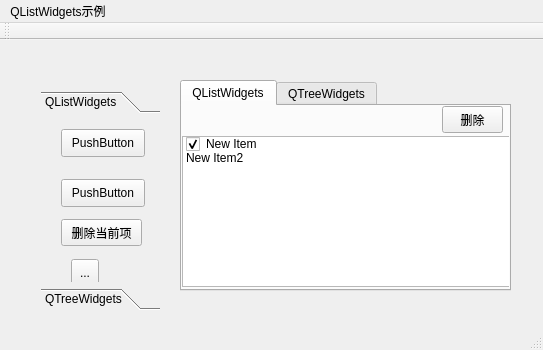
<?xml version="1.0" encoding="UTF-8"?>
<ui version="4.0">
 <class>MainWindow</class>
 <widget class="QMainWindow" name="MainWindow">
  <property name="geometry">
   <rect>
    <x>0</x>
    <y>0</y>
    <width>543</width>
    <height>350</height>
   </rect>
  </property>
  <property name="windowTitle">
   <string>MainWindow</string>
  </property>
  <widget class="QWidget" name="centralWidget">
   <widget class="QWidget" name="verticalLayoutWidget_2">
    <property name="geometry">
     <rect>
      <x>30</x>
      <y>40</y>
      <width>141</width>
      <height>241</height>
     </rect>
    </property>
    <layout class="QVBoxLayout" name="verticalLayout_2">
     <item>
      <widget class="QToolBox" name="toolBox">
       <property name="currentIndex">
        <number>0</number>
       </property>
       <widget class="QWidget" name="page">
        <property name="geometry">
         <rect>
          <x>0</x>
          <y>0</y>
          <width>139</width>
          <height>171</height>
         </rect>
        </property>
        <attribute name="label">
         <string>QListWidgets</string>
        </attribute>
        <widget class="QPushButton" name="pushButton">
         <property name="geometry">
          <rect>
           <x>20</x>
           <y>10</y>
           <width>84</width>
           <height>28</height>
          </rect>
         </property>
         <property name="text">
          <string>PushButton</string>
         </property>
        </widget>
        <widget class="QPushButton" name="pushButton_2">
         <property name="geometry">
          <rect>
           <x>20</x>
           <y>60</y>
           <width>84</width>
           <height>28</height>
          </rect>
         </property>
         <property name="text">
          <string>PushButton</string>
         </property>
        </widget>
        <widget class="QToolButton" name="toolButton">
         <property name="geometry">
          <rect>
           <x>20</x>
           <y>100</y>
           <width>81</width>
           <height>27</height>
          </rect>
         </property>
         <property name="text">
          <string>删除当前项</string>
         </property>
        </widget>
        <widget class="QToolButton" name="toolButton_3">
         <property name="geometry">
          <rect>
           <x>30</x>
           <y>140</y>
           <width>28</width>
           <height>27</height>
          </rect>
         </property>
         <property name="text">
          <string>...</string>
         </property>
        </widget>
       </widget>
       <widget class="QWidget" name="page_2">
        <property name="geometry">
         <rect>
          <x>0</x>
          <y>0</y>
          <width>139</width>
          <height>171</height>
         </rect>
        </property>
        <attribute name="label">
         <string>QTreeWidgets</string>
        </attribute>
       </widget>
      </widget>
     </item>
    </layout>
   </widget>
   <widget class="QTabWidget" name="tabWidget">
    <property name="geometry">
     <rect>
      <x>180</x>
      <y>40</y>
      <width>331</width>
      <height>211</height>
     </rect>
    </property>
    <property name="currentIndex">
     <number>0</number>
    </property>
    <widget class="QWidget" name="tab_2">
     <attribute name="title">
      <string>QListWidgets</string>
     </attribute>
     <widget class="QToolButton" name="toolButton_2">
      <property name="geometry">
       <rect>
        <x>260</x>
        <y>0</y>
        <width>61</width>
        <height>27</height>
       </rect>
      </property>
      <property name="text">
       <string>删除</string>
      </property>
     </widget>
     <widget class="QListWidget" name="listWidget">
      <property name="geometry">
       <rect>
        <x>0</x>
        <y>30</y>
        <width>331</width>
        <height>151</height>
       </rect>
      </property>
      <item>
       <property name="text">
        <string>New Item</string>
       </property>
       <property name="checkState">
        <enum>Checked</enum>
       </property>
       <property name="flags">
        <set>ItemIsSelectable|ItemIsDragEnabled|ItemIsUserCheckable|ItemIsEnabled|ItemIsTristate</set>
       </property>
      </item>
      <item>
       <property name="text">
        <string>New Item2</string>
       </property>
       <property name="checkState">
        <enum>Unchecked</enum>
       </property>
      </item>
     </widget>
    </widget>
    <widget class="QWidget" name="tab">
     <attribute name="title">
      <string>QTreeWidgets</string>
     </attribute>
     <widget class="QWidget" name="verticalLayoutWidget">
      <property name="geometry">
       <rect>
        <x>0</x>
        <y>-1</y>
        <width>331</width>
        <height>181</height>
       </rect>
      </property>
      <layout class="QVBoxLayout" name="verticalLayout">
       <item>
        <widget class="QTreeWidget" name="treeWidget">
         <column>
          <property name="text">
           <string notr="true">1</string>
          </property>
         </column>
        </widget>
       </item>
      </layout>
     </widget>
    </widget>
   </widget>
  </widget>
  <widget class="QMenuBar" name="menuBar">
   <property name="geometry">
    <rect>
     <x>0</x>
     <y>0</y>
     <width>543</width>
     <height>25</height>
    </rect>
   </property>
   <widget class="QMenu" name="menuQListWidgets">
    <property name="title">
     <string>QListWidgets示例</string>
    </property>
   </widget>
   <addaction name="menuQListWidgets"/>
  </widget>
  <widget class="QToolBar" name="mainToolBar">
   <attribute name="toolBarArea">
    <enum>TopToolBarArea</enum>
   </attribute>
   <attribute name="toolBarBreak">
    <bool>false</bool>
   </attribute>
  </widget>
  <widget class="QStatusBar" name="statusBar"/>
 </widget>
 <layoutdefault spacing="6" margin="11"/>
 <resources/>
 <connections/>
</ui>
